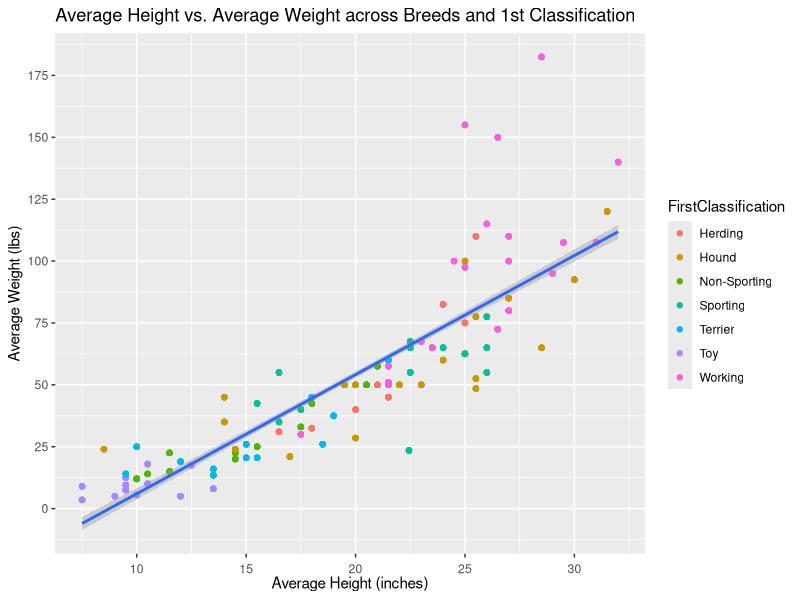
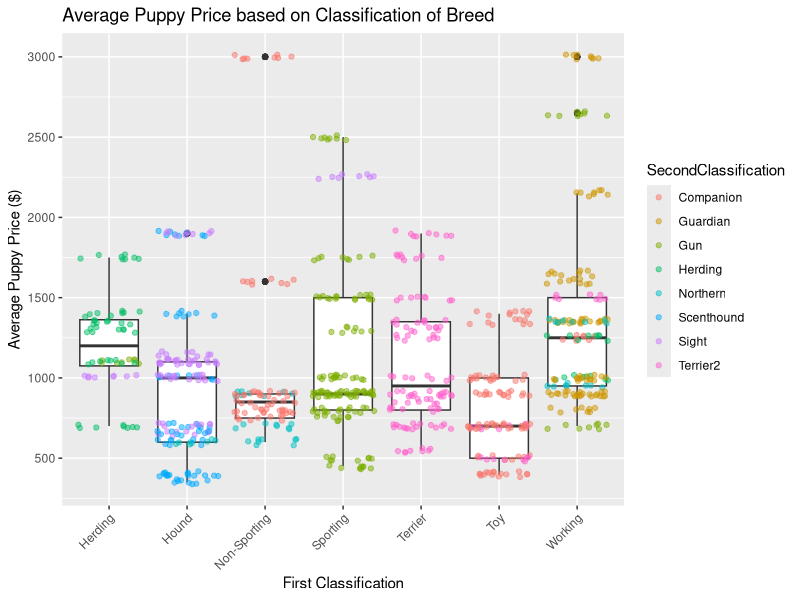
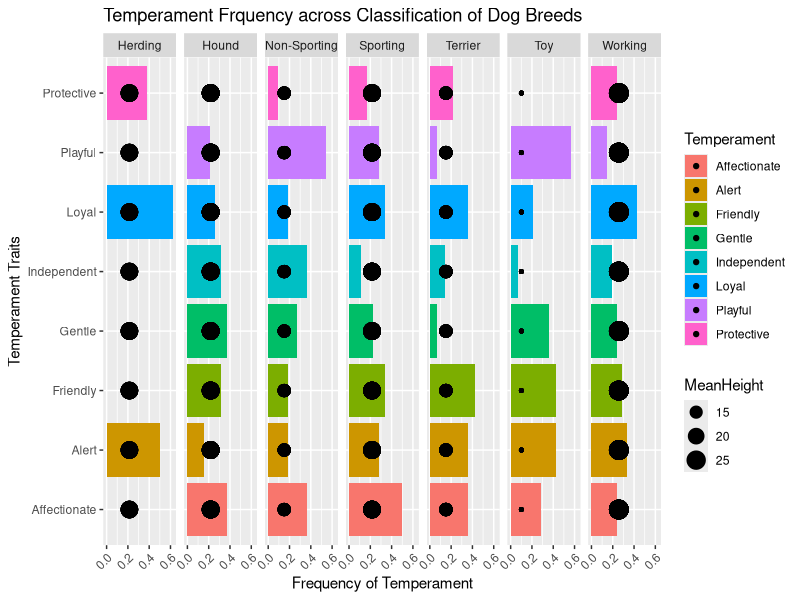

R code for these plots, in order:
## ---- chunk 1
knitr::opts_chunk$set(echo = TRUE, eval = TRUE, fig.align = "center", warning = F, message = F,
tidy=TRUE, tidy.opts=list(width.cutoff=60), R.options=list(max.print=100))
## ---- chunk 2
library(tidyverse)
data1 <- read_csv("AKC_Breed_Info.csv")
data2 <- read_csv("Dog_Breed_Characteristics.csv")
## ---- chunk 3
# pivot_longer and pivot_wider will be used to reshape the datasets in the wrangling section.  
## ---- chunk 4
joined_data <- inner_join(data1, data2, by = c("Breed"="BreedName"))
joined_data %>% nrow
anti_join(data1, data2, by=c("Breed" = "BreedName")) %>% nrow
anti_join(data2, data1, by=c("BreedName" = "Breed")) %>% nrow
full_join(data1, data2, by=c("Breed" = "BreedName")) %>% nrow
## ---- chunk 5
# renaming and deleting irrelevant variables 
joined_data <- joined_data %>% mutate(Group2 = str_replace_all(Group2, "Terrier", "Terrier2")) %>%
  mutate(Group1 = str_replace_all(Group1, "[ ]", "-"))
joined_data <- joined_data %>% pivot_longer(7:8, names_to = "GroupingNumber", values_to = "GroupClassification")
joined_data <- joined_data %>% select(-AltBreedName, -MaleWtKg, -MalaysiaGuardedDog, -MalaysiaProhibitedDog, -MalaysiaPopularity, -PopularityUS2017)
joined_data <- joined_data %>% rename(LowHeightInches = height_low_inches) %>% 
  rename(HighHeightInches = height_high_inches) %>% rename(LowWeightLbs = weight_low_lbs) %>%
  rename(HighWeightLbs = weight_high_lbs) %>% rename(Temperament = Temperment) %>% 
  rename(IntelligenceRating = Intelligence)

# selecting relevant temperament 
joined_data <- joined_data %>% separate_rows(Temperament, sep = ", ") %>% 
  mutate(Indicator = 1, .after = Temperament) %>% pivot_wider(names_from = Temperament, values_from = Indicator)
joined_data <- joined_data %>% select(Breed:GroupClassification, Alert, Friendly, Affectionate, Loyal, Gentle, 
                          Independent, Protective, Playful) 

# creating indicator values for each temperament 
joined_data <- joined_data %>% mutate(Alert = ifelse(is.na(Alert), 0, Alert)) %>% 
  mutate(Friendly = ifelse(is.na(Friendly), 0, Friendly)) %>%
  mutate(Affectionate = ifelse(is.na(Affectionate), 0, Affectionate)) %>% 
  mutate(Loyal = ifelse(is.na(Loyal), 0, Loyal)) %>%
  mutate(Gentle = ifelse(is.na(Gentle), 0, Gentle)) %>% 
  mutate(Independent = ifelse(is.na(Independent), 0, Independent)) %>%
  mutate(Protective = ifelse(is.na(Protective), 0, Protective)) %>%
  mutate(Playful = ifelse(is.na(Playful), 0, Playful))

# tidying data 
joined_data <- joined_data %>% pivot_wider(names_from = GroupingNumber, values_from = GroupClassification) %>%
  mutate(FirstClassification = Group1, .after = Watchdog) %>% 
  mutate(SecondClassification = Group2, .after = FirstClassification) %>% select(-Group1, -Group2)

# editing bad data value (which was entered in centimeters instead of inches)
clean_joined_data <- joined_data %>% filter(!is.na(LowHeightInches))
vizsla_data <- clean_joined_data %>% filter(Breed == "Vizsla") %>% mutate(LowHeightInches = LowHeightInches/2.54) %>% 
  mutate(HighHeightInches = HighHeightInches/2.54)
clean_joined_data <- clean_joined_data %>% filter(Breed != "Vizsla")
clean_joined_data <- rbind(clean_joined_data, vizsla_data)

# creating a variable for average height and weight 
clean_joined_data <- clean_joined_data %>% mutate(AvgHeightInches = (LowHeightInches+HighHeightInches)/2, .after="Breed") %>% mutate(AvgWeightLbs = (LowWeightLbs+HighWeightLbs)/2, .after="HighHeightInches")

# tidying data
clean_joined_data <- clean_joined_data %>% pivot_longer(13:20, names_to = "Temperament", values_to = "Indicator")
clean_joined_data <- clean_joined_data %>% group_by(Breed, FirstClassification) %>% arrange(desc(AvgPupPrice))

# insertion of average height based on first classification into joined_data 
temp <- clean_joined_data %>% group_by(FirstClassification) %>% 
  summarize(MeanHeight = mean(AvgHeightInches, na.rm = TRUE))
clean_joined_data <- left_join(clean_joined_data, temp)
## ---- chunk 6
# Minimum, maximum, and average height across first classification of dog breed
clean_joined_data %>% group_by(FirstClassification) %>% summarize(AvgHeight = mean(AvgHeightInches, na.rm = TRUE), 
          MinHeight = min(LowHeightInches, na.rm = TRUE), 
          MaxHeight = max(HighHeightInches, na.rm = TRUE)) %>% knitr::kable()

# Minimum, maximum, and average weight across first classification of dog breed
clean_joined_data %>% group_by(FirstClassification) %>% summarize(AvgWeight = mean(AvgWeightLbs, na.rm = TRUE), 
          MinWeight = min(LowWeightLbs, na.rm = TRUE), 
          MaxWeight = max(HighWeightLbs, na.rm = TRUE)) %>% knitr::kable()

# Average puppy price across both classifications of dog breed
clean_joined_data %>% group_by(FirstClassification, SecondClassification) %>% 
  summarize(AvgPrice = mean(AvgPupPrice, na.rm = TRUE)) %>% knitr::kable()

# Standard deviation of puppy price across first classification of dog breed 
clean_joined_data %>% group_by(FirstClassification) %>% 
  summarize(StdDevPrice = sd(AvgPupPrice, na.rm = TRUE)) %>% knitr::kable()

# Average and standard deviation of intelligence ratings across first classification of dog breed
clean_joined_data %>% group_by(FirstClassification) %>% 
  summarize(AvgIntelligence = mean(IntelligenceRating, na.rm = TRUE), 
            StdDevIntelligence = sd(IntelligenceRating, na.rm = TRUE)) %>% knitr::kable()

# Average watchdog rating across both classifications of dog breed 
clean_joined_data %>% group_by(FirstClassification, SecondClassification) %>% 
  summarize(AvgWatchdogScore = mean(Watchdog, na.rm = TRUE)) %>% 
  arrange(desc(AvgWatchdogScore)) %>% knitr::kable()

# Frequency of temperament occurrence (using Indicator) across first classification of dog breeds
clean_joined_data %>% group_by(Temperament, FirstClassification) %>% summarize(Frequency = mean(Indicator)) %>% 
  arrange(desc(Frequency))
## ---- chunk 7
# Counts for each breed entry/row
clean_joined_data %>% ungroup() %>% count(Breed)

# Counts for first classification of breed
clean_joined_data %>% ungroup() %>% count(FirstClassification) %>% knitr::kable()

# Counts for second classification of breed 
clean_joined_data %>% ungroup() %>% count(SecondClassification) %>% knitr::kable()

# Counts for temperament occurrence across breeds
clean_joined_data %>% group_by(Temperament) %>% summarize(Frequency = sum(Indicator)) %>% knitr::kable()
## ---- chunk 8
# Minimum, maximum, and average height
clean_joined_data %>% ungroup() %>% summarize(AvgHeight = mean(AvgHeightInches, na.rm = TRUE), 
          MinHeight = min(LowHeightInches, na.rm = TRUE), 
          MaxHeight = max(HighHeightInches, na.rm = TRUE)) %>% knitr::kable()

# Minimum, maximum, and average weight
clean_joined_data %>% ungroup() %>% summarize(AvgWeight = mean(AvgWeightLbs, na.rm = TRUE), 
          MinWeight = min(LowWeightLbs, na.rm = TRUE), 
          MaxWeight = max(HighWeightLbs, na.rm = TRUE)) %>% knitr::kable()

# Average and standard deviation of puppy price 
clean_joined_data %>% ungroup() %>% summarize(AvgPrice = mean(AvgPupPrice, na.rm = TRUE), 
                          StdDevPrice = sd(AvgPupPrice, na.rm = TRUE)) %>% knitr::kable() 

# Average and standard deviation of intelligence ratings 
clean_joined_data %>% ungroup() %>% summarize(AvgIntelligence = mean(IntelligenceRating, na.rm = TRUE), 
            StdDevIntelligence = sd(IntelligenceRating, na.rm = TRUE)) %>% knitr::kable()

# Average watchdog rating
clean_joined_data %>% ungroup() %>% summarize(AvgWatchdogScore = mean(Watchdog, na.rm = TRUE)) %>% knitr::kable()

# Frequency of temperament occurrence (using Indicator)
clean_joined_data %>% group_by(Temperament) %>% summarize(Frequency = mean(Indicator)) %>% 
  arrange(desc(Frequency)) %>% knitr::kable()


# NA count across numerical and categorical variables (excluding AvgHeightInches and AvgWeightLbs)
joined_data %>% pivot_longer(11:18, names_to = "Temperament", values_to = "Indicator") %>%
  summarize_all(function(x) sum(is.na(x)))

## NOTE: AvgHeightInches and AvgWeightLbs were calculated and added to the joined dataset  
## after removing NAs from the height/weight columns.

# NA count for all variables after cleaning some NA values. 
clean_joined_data %>% ungroup() %>% summarize_all(function(x) sum(is.na(x)))
## ---- chunk 9
library(ggplot2)
## ---- chunk 10
# Plot 1
# Height vs. Weight  
clean_joined_data %>% ggplot(aes(x=AvgHeightInches, y = AvgWeightLbs)) + 
  geom_point(aes(color = FirstClassification)) + 
  geom_smooth(method = "lm") + 
  scale_x_continuous(breaks = seq(0,60,5)) + scale_y_continuous(breaks = seq(0,200,25)) + 
  theme(axis.text.x = element_text(hjust=0.5, vjust = -0.25)) + 
  ggtitle("Average Height vs. Average Weight across Breeds and 1st Classification") + 
  xlab("Average Height (inches)") + ylab("Average Weight (lbs)")

clean_joined_data %>% ungroup() %>% summarize(cor(AvgHeightInches, AvgWeightLbs, use = "pair"))
## ---- chunk 11
# Plot 2
# First classification vs. Pup Price 
clean_joined_data %>% ggplot(aes(x=FirstClassification, y=AvgPupPrice)) + geom_boxplot() + 
  geom_jitter(alpha = 0.5, aes(color = SecondClassification)) + 
  scale_y_continuous(breaks = seq(0, 3000, 500)) + 
  theme(axis.text.x = element_text(angle = 45, hjust=1)) + 
  ggtitle("Average Puppy Price based on Classification of Breed") + 
  xlab("First Classification") + ylab("Average Puppy Price ($)")
## ---- chunk 12
# Plot 3
# Temperament Frequency vs. First Classification 
clean_joined_data %>% ggplot(aes(x=Temperament, fill = Temperament)) + 
  geom_bar(aes(y=Indicator), stat = "summary", fun = mean) + 
  geom_point(aes(y = MeanHeight/100, size = MeanHeight)) + 
  facet_grid(~FirstClassification) + 
  theme(axis.text.x = element_text(angle = 45, hjust=1)) + 
  ggtitle("Temperament Frquency across Classification of Dog Breeds") + 
  xlab("Temperament Traits") + ylab("Frequency of Temperament") + coord_flip()
